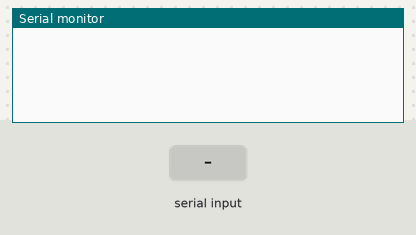
Bench run of a sketch on a simulated Arduino Uno, built with avr-gcc and run on an emulated ATmega328P. On the bench: the last lines printed to the serial monitor. The inputs (shaded band) are chosen by the test bench.

Above: at 1.2 s.
1.3 s: "90,45\n" received over Serial
At 2.4 s:
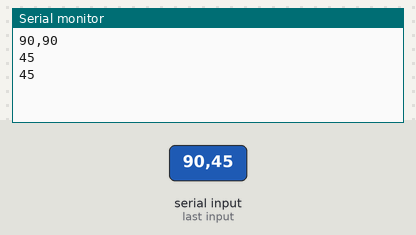
2.8 s: "30,150\n" received over Serial
At 3.4 s:
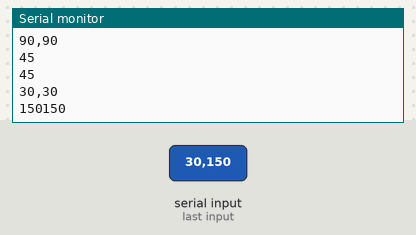

The sketch:

serialdemo2.ino
```cpp
#include <stdlib.h>     // needed for atoi
char buffer[4];
int received;
int ledPin = 9;
void setup()
{
    Serial.begin(9600);
    received = 0;
    buffer[received] = '\0';
}
void loop()
{
    if (Serial.available())
    {
        buffer[received++] = Serial.read();
        buffer[received] = '\0';
        if (received >= (sizeof(buffer)-1))
        {
            Serial.print(buffer);
            int myInt = atoi(buffer);
            //analogWrite(ledPin, myInt);
            Serial.println(myInt);
            received = 0;
        }
    }
}
```

Measured:
- after the input at 1.3 s, the serial monitor: prints a new line at once (image 1)
- after the input at 2.8 s, the serial monitor: prints a new line at once (image 2)
